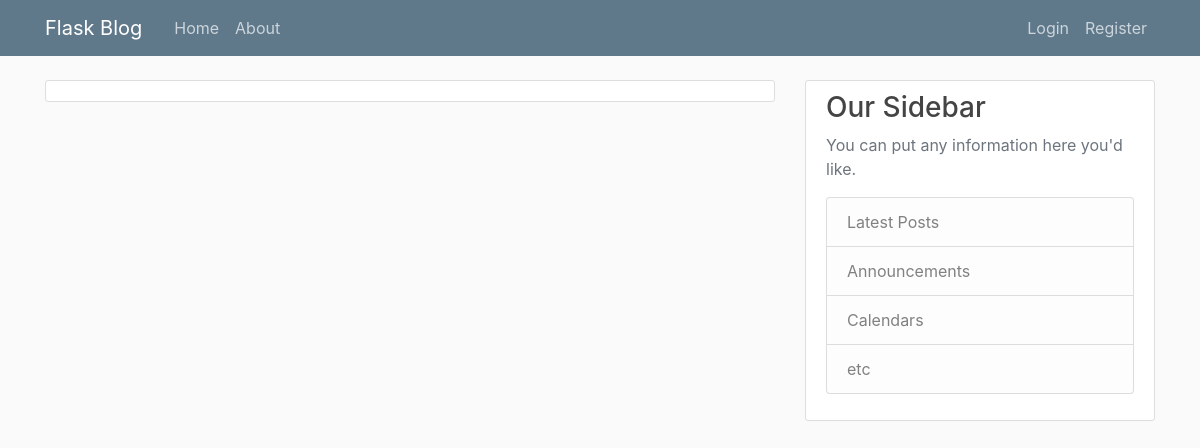
Page /home on the earlier database version.
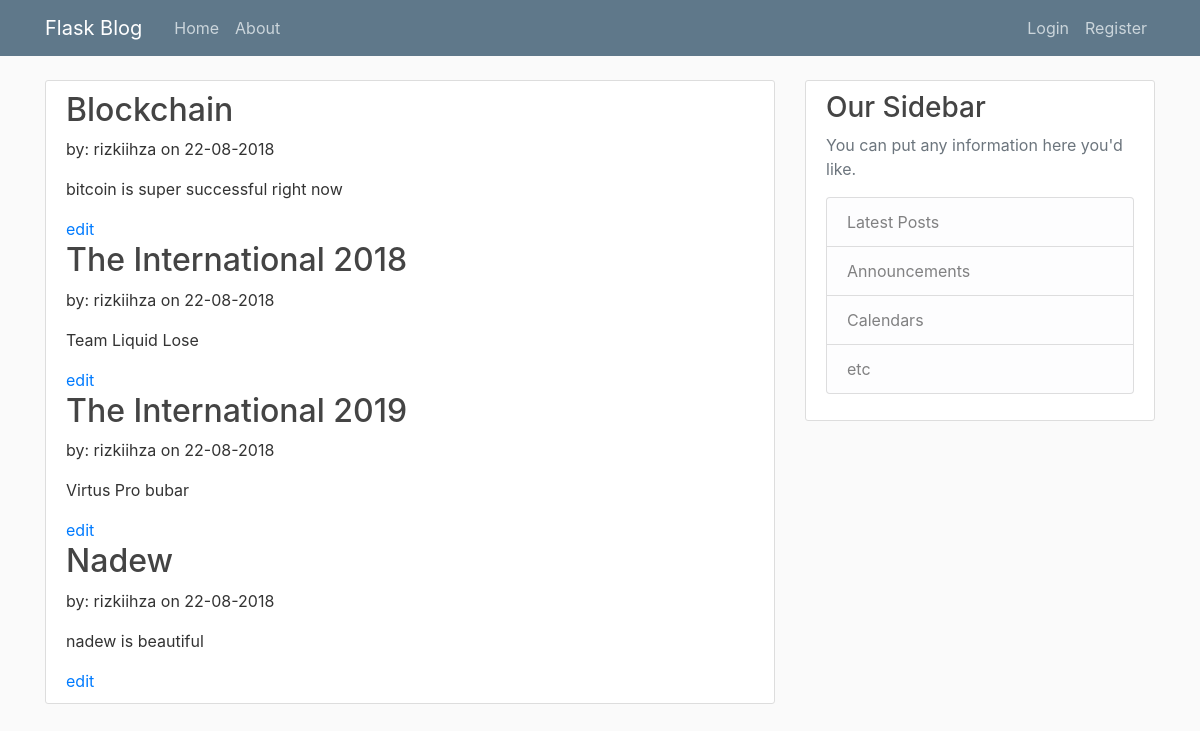
Same page on the later database version.
### flaskblog/models.py (models this page shows, shortened)
class Post(db.Model):
    id = db.Column(db.Integer, primary_key=True)
    title = db.Column(db.String(60), nullable=False)
    date_posted = db.Column(db.DateTime, nullable=False, default=datetime.utcnow)
    content = db.Column(db.Text, nullable=False)
    author_id = db.Column(db.Integer, db.ForeignKey('user.id'), nullable=False)

class User(db.Model, UserMixin):
    id = db.Column(db.Integer, primary_key=True)
    username = db.Column(db.String(20), unique=True, nullable=False)
    email = db.Column(db.String(120), unique=True, nullable=False)
    image_file = db.Column(db.String(20), nullable=False, default='default.jpg')
    password = db.Column(db.String(60), nullable=False)
    posts = db.relationship('Post', backref='author', lazy=True)

### flaskblog/routes.py (the view)
@app.route("/")
@app.route("/home")
def home_page():
    posts = Post.query.all()
    return render_template('home.html', posts=posts, title='Home')

### flaskblog/templates/home.html
{% extends "layout.html" %}
{% block content %}
    <div class="content-section">
        {% for post in posts%}
            <h2> {{post.title}} </h2>
            <p> by: {{post.author.username}} on {{post.date_posted.strftime("%d-%m-%Y")}}</p>
            <p> {{post.content}}</p>
            <a href="{{url_for('post_page', post_id=post.id)}}">edit</a>
        {% endfor %}
    </div>
{% endblock content%}

### flaskblog/templates/layout.html (shortened to what this page needs)
<!DOCTYPE html>
<html lang="en">
<head>
    <link rel="stylesheet" href="https://maxcdn.bootstrapcdn.com/bootstrap/4.0.0/css/bootstrap.min.css">
    <link rel="stylesheet" type="text/css" href="{{ url_for('static', filename='main.css') }}">
</head>
<body>
    <header class="site-header">
        <nav class="navbar navbar-expand-md navbar-dark bg-steel fixed-top">
            <div class="container">
            <a class="navbar-brand mr-4" href="/">Flask Blog</a>
            <div class="collapse navbar-collapse" id="navbarToggle">
                <div class="navbar-nav mr-auto">
                <a class="nav-item nav-link" href="{{url_for('home_page')}}">Home</a>
                <a class="nav-item nav-link" href="{{url_for('about_page')}}">About</a>
                </div>
                <div class="navbar-nav">
                {% if current_user.is_authenticated %}
                    <a class="nav-item nav-link" href="{{url_for('create_post_page')}}">Create Post</a>
                    <a class="nav-item nav-link" href="{{url_for('account_page')}}">Account</a>
                    <a class="nav-item nav-link" href="{{url_for('logout_page')}}">Logout</a>
                {% else %}
                    <a class="nav-item nav-link" href="{{url_for('login_page')}}">Login</a>
                    <a class="nav-item nav-link" href="{{url_for('register_page')}}">Register</a>
                {% endif %}
                </div>
            </div>
            </div>
        </nav>
    </header>
    <main role="main" class="container">
        <div class="row">
            <div class="col-md-8">
            {% block content %}{% endblock %}
            </div>
            <div class="col-md-4">
            <div class="content-section">
                <h3>Our Sidebar</h3>
                <p class='text-muted'>You can put any information here you'd like.
                <ul class="list-group">
                    <li class="list-group-item list-group-item-light">Latest Posts</li>
                    <li class="list-group-item list-group-item-light">Announcements</li>
                    <li class="list-group-item list-group-item-light">Calendars</li>
                    <li class="list-group-item list-group-item-light">etc</li>
                </ul>
                </p>
            </div>
            </div>
        </div>
    </main>
</body>
</html>

### flaskblog/static/main.css (style rules this page uses)
body { background: #fafafa; color: #333333; margin-top: 5rem; }
h1, h2, h3, h4, h5, h6 { color: #444444; }
.bg-steel { background-color: #5f788a; }
.site-header .navbar-nav .nav-link { color: #cbd5db; }
.content-section { background: #ffffff; padding: 10px 20px; border: 1px solid #dddddd; border-radius: 3px; margin-bottom: 20px; }

Differences in the rows shown:
added Post: title "Blockchain", author.username "rizkiihza", date_posted "22-08-2018", content "bitcoin is super successful right now"
added Post: title "The International 2018", author.username "rizkiihza", date_posted "22-08-2018", content "Team Liquid Lose"
added Post: title "The International 2019", author.username "rizkiihza", date_posted "22-08-2018", content "Virtus Pro bubar"
added Post: title "Nadew", author.username "rizkiihza", date_posted "22-08-2018", content "nadew is beautiful"
